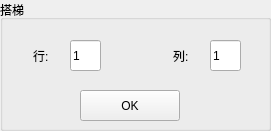
    <widget class="QGroupBox" name="groupBox_8">
     <property name="geometry">
      <rect>
       <x>50</x>
       <y>320</y>
       <width>271</width>
       <height>131</height>
      </rect>
     </property>
     <property name="styleSheet">
      <string notr="true">font: 10pt &quot;Microsoft YaHei UI&quot;;</string>
     </property>
     <property name="title">
      <string>搭梯</string>
     </property>
     <widget class="QLineEdit" name="lineEdit_10">
      <property name="geometry">
       <rect>
        <x>70</x>
        <y>40</y>
        <width>31</width>
        <height>31</height>
       </rect>
      </property>
      <property name="styleSheet">
       <string notr="true">font: 12pt &quot;Microsoft YaHei UI&quot;;</string>
      </property>
      <property name="text">
       <string>1</string>
      </property>
     </widget>
     <widget class="QLabel" name="label_21">
      <property name="geometry">
       <rect>
        <x>33</x>
        <y>40</y>
        <width>31</width>
        <height>31</height>
       </rect>
      </property>
      <property name="styleSheet">
       <string notr="true">font: 14pt &quot;Microsoft YaHei UI&quot;;</string>
      </property>
      <property name="text">
       <string>行:</string>
      </property>
     </widget>
     <widget class="QPushButton" name="pushButton_15">
      <property name="geometry">
       <rect>
        <x>80</x>
        <y>90</y>
        <width>100</width>
        <height>31</height>
       </rect>
      </property>
      <property name="styleSheet">
       <string notr="true">font: 14pt &quot;Microsoft YaHei UI&quot;;</string>
      </property>
      <property name="text">
       <string>OK</string>
      </property>
     </widget>
     <widget class="QLabel" name="label_22">
      <property name="geometry">
       <rect>
        <x>173</x>
        <y>40</y>
        <width>31</width>
        <height>31</height>
       </rect>
      </property>
      <property name="styleSheet">
       <string notr="true">font: 14pt &quot;Microsoft YaHei UI&quot;;</string>
      </property>
      <property name="text">
       <string>列:</string>
      </property>
     </widget>
     <widget class="QLineEdit" name="lineEdit_11">
      <property name="geometry">
       <rect>
        <x>210</x>
        <y>40</y>
        <width>31</width>
        <height>31</height>
       </rect>
      </property>
      <property name="styleSheet">
       <string notr="true">font: 12pt &quot;Microsoft YaHei UI&quot;;</string>
      </property>
      <property name="text">
       <string>1</string>
      </property>
     </widget>
    </widget>
